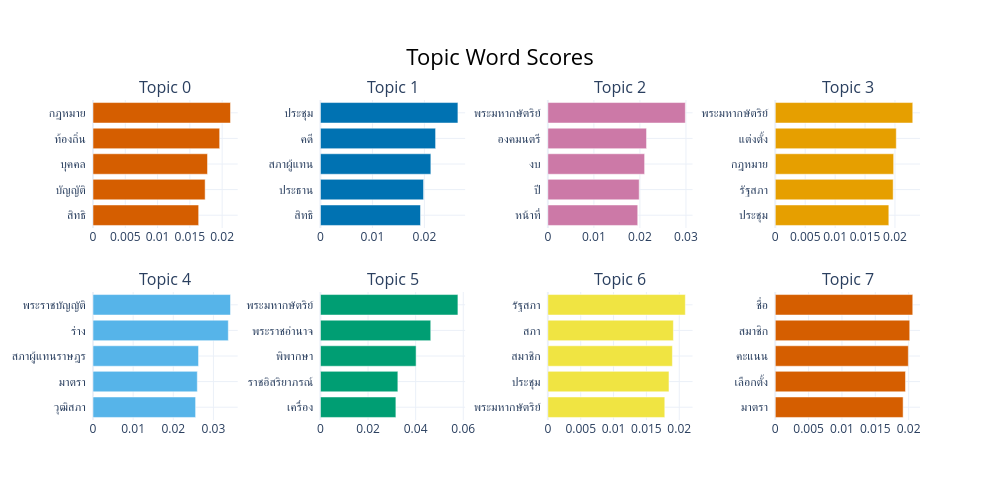

This figure's notebook cell:
### Code cell
# Visualize the top words per topic as a bar chart (BERTopic natively supports Plotly)
fig = topic_model.visualize_barchart(top_n_topics=8)
fig

### Figure 1 — Plotly figure (JSON) as saved in the notebook; plotly's stock layout.template omitted (floating-point values rounded to 4 significant figures)
{"data": [{"marker": {"color": "#D55E00"}, "orientation": "h", "type": "bar", "x": [0.01636, 0.01737, 0.01773, 0.01962, 0.02129], "xaxis": "x", "y": ["สิทธิ  ", "บัญญัติ  ", "บุคคล  ", "ท้องถิ่น  ", "กฎหมาย  "], "yaxis": "y"}, {"marker": {"color": "#0072B2"}, "orientation": "h", "type": "bar", "x": [0.01925, 0.01984, 0.02124, 0.02215, 0.02644], "xaxis": "x2", "y": ["สิทธิ  ", "ประธาน  ", "สภาผู้แทน  ", "คดี  ", "ประชุม  "], "yaxis": "y2"}, {"marker": {"color": "#CC79A7"}, "orientation": "h", "type": "bar", "x": [0.01952, 0.01985, 0.02102, 0.02144, 0.02987], "xaxis": "x3", "y": ["หน้าที่  ", "ปี  ", "งบ  ", "องคมนตรี  ", "พระมหากษัตริย์  "], "yaxis": "y3"}, {"marker": {"color": "#E69F00"}, "orientation": "h", "type": "bar", "x": [0.01897, 0.0197, 0.01978, 0.02022, 0.02297], "xaxis": "x4", "y": ["ประชุม  ", "รัฐสภา  ", "กฎหมาย  ", "แต่งตั้ง  ", "พระมหากษัตริย์  "], "yaxis": "y4"}, {"marker": {"color": "#56B4E9"}, "orientation": "h", "type": "bar", "x": [0.02556, 0.02599, 0.02629, 0.03371, 0.03425], "xaxis": "x5", "y": ["วุฒิสภา  ", "มาตรา  ", "สภาผู้แทนราษฎร  ", "ร่าง  ", "พระราชบัญญัติ  "], "yaxis": "y5"}, {"marker": {"color": "#009E73"}, "orientation": "h", "type": "bar", "x": [0.03169, 0.03253, 0.04019, 0.04634, 0.05775], "xaxis": "x6", "y": ["เครื่อง  ", "ราชอิสริยาภรณ์  ", "พิพากษา  ", "พระราชอำนาจ  ", "พระมหากษัตริย์  "], "yaxis": "y6"}, {"marker": {"color": "#F0E442"}, "orientation": "h", "type": "bar", "x": [0.0178, 0.01844, 0.01896, 0.01911, 0.02093], "xaxis": "x7", "y": ["พระมหากษัตริย์  ", "ประชุม  ", "สมาชิก  ", "สภา  ", "รัฐสภา  "], "yaxis": "y7"}, {"marker": {"color": "#D55E00"}, "orientation": "h", "type": "bar", "x": [0.01917, 0.01952, 0.01995, 0.02016, 0.02062], "xaxis": "x8", "y": ["มาตรา  ", "เลือกตั้ง  ", "คะแนน  ", "สมาชิก  ", "ชื่อ  "], "yaxis": "y8"}], "layout": {"annotations": [{"font": {"size": 16}, "showarrow": false, "text": "Topic 0", "x": 0.0875, "xanchor": "center", "xref": "paper", "y": 1, "yanchor": "bottom", "yref": "paper"}, {"font": {"size": 16}, "showarrow": false, "text": "Topic 1", "x": 0.3625, "xanchor": "center", "xref": "paper", "y": 1, "yanchor": "bottom", "yref": "paper"}, {"font": {"size": 16}, "showarrow": false, "text": "Topic 2", "x": 0.6375, "xanchor": "center", "xref": "paper", "y": 1, "yanchor": "bottom", "yref": "paper"}, {"font": {"size": 16}, "showarrow": false, "text": "Topic 3", "x": 0.9125, "xanchor": "center", "xref": "paper", "y": 1, "yanchor": "bottom", "yref": "paper"}, {"font": {"size": 16}, "showarrow": false, "text": "Topic 4", "x": 0.0875, "xanchor": "center", "xref": "paper", "y": 0.4, "yanchor": "bottom", "yref": "paper"}, {"font": {"size": 16}, "showarrow": false, "text": "Topic 5", "x": 0.3625, "xanchor": "center", "xref": "paper", "y": 0.4, "yanchor": "bottom", "yref": "paper"}, {"font": {"size": 16}, "showarrow": false, "text": "Topic 6", "x": 0.6375, "xanchor": "center", "xref": "paper", "y": 0.4, "yanchor": "bottom", "yref": "paper"}, {"font": {"size": 16}, "showarrow": false, "text": "Topic 7", "x": 0.9125, "xanchor": "center", "xref": "paper", "y": 0.4, "yanchor": "bottom", "yref": "paper"}], "height": 500, "hoverlabel": {"bgcolor": "white", "font": {"family": "Rockwell", "size": 16}}, "showlegend": false, "title": {"font": {"color": "Black", "size": 22}, "text": "Topic Word Scores", "x": 0.5, "xanchor": "center", "yanchor": "top"}, "width": 1000, "xaxis": {"anchor": "y", "domain": [0, 0.175], "showgrid": true}, "xaxis2": {"anchor": "y2", "domain": [0.275, 0.45], "showgrid": true}, "xaxis3": {"anchor": "y3", "domain": [0.55, 0.725], "showgrid": true}, "xaxis4": {"anchor": "y4", "domain": [0.825, 1], "showgrid": true}, "xaxis5": {"anchor": "y5", "domain": [0, 0.175], "showgrid": true}, "xaxis6": {"anchor": "y6", "domain": [0.275, 0.45], "showgrid": true}, "xaxis7": {"anchor": "y7", "domain": [0.55, 0.725], "showgrid": true}, "xaxis8": {"anchor": "y8", "domain": [0.825, 1], "showgrid": true}, "yaxis": {"anchor": "x", "domain": [0.6, 1], "showgrid": true}, "yaxis2": {"anchor": "x2", "domain": [0.6, 1], "showgrid": true}, "yaxis3": {"anchor": "x3", "domain": [0.6, 1], "showgrid": true}, "yaxis4": {"anchor": "x4", "domain": [0.6, 1], "showgrid": true}, "yaxis5": {"anchor": "x5", "domain": [0, 0.4], "showgrid": true}, "yaxis6": {"anchor": "x6", "domain": [0, 0.4], "showgrid": true}, "yaxis7": {"anchor": "x7", "domain": [0, 0.4], "showgrid": true}, "yaxis8": {"anchor": "x8", "domain": [0, 0.4], "showgrid": true}}}
